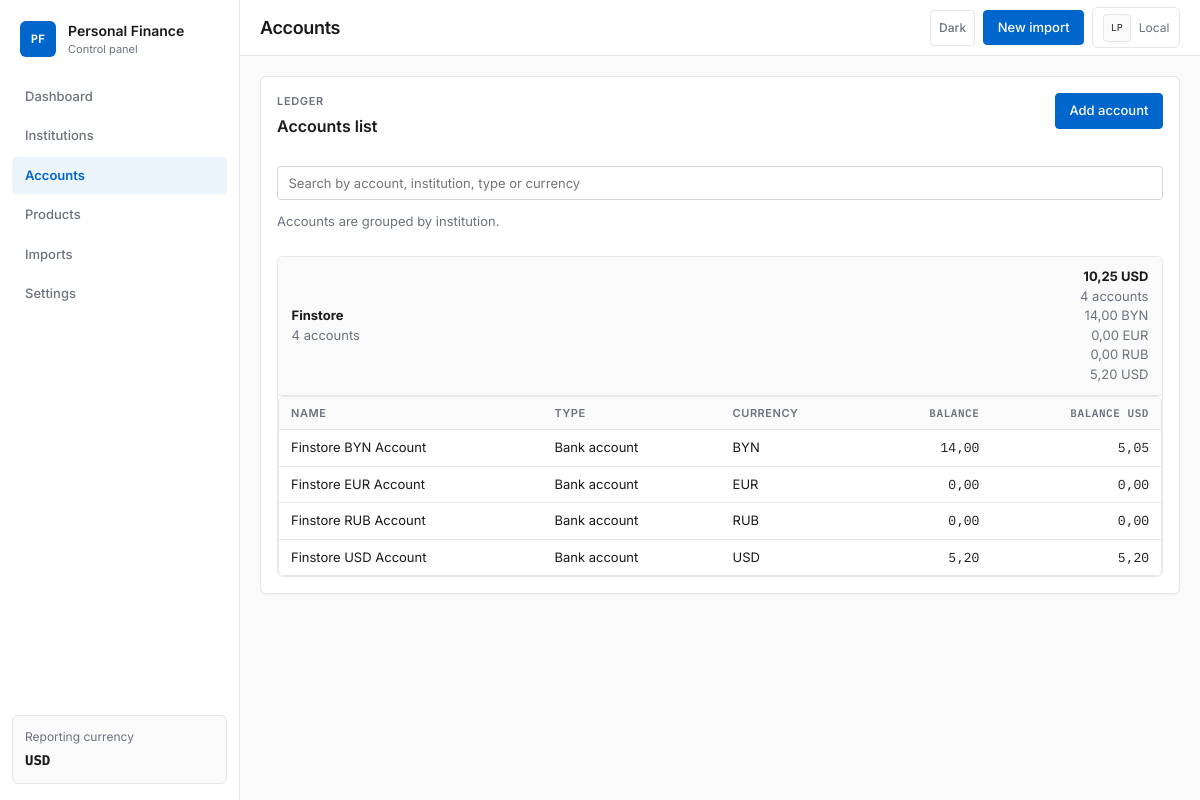
/accounts/, run on an earlier commit of the app's database.
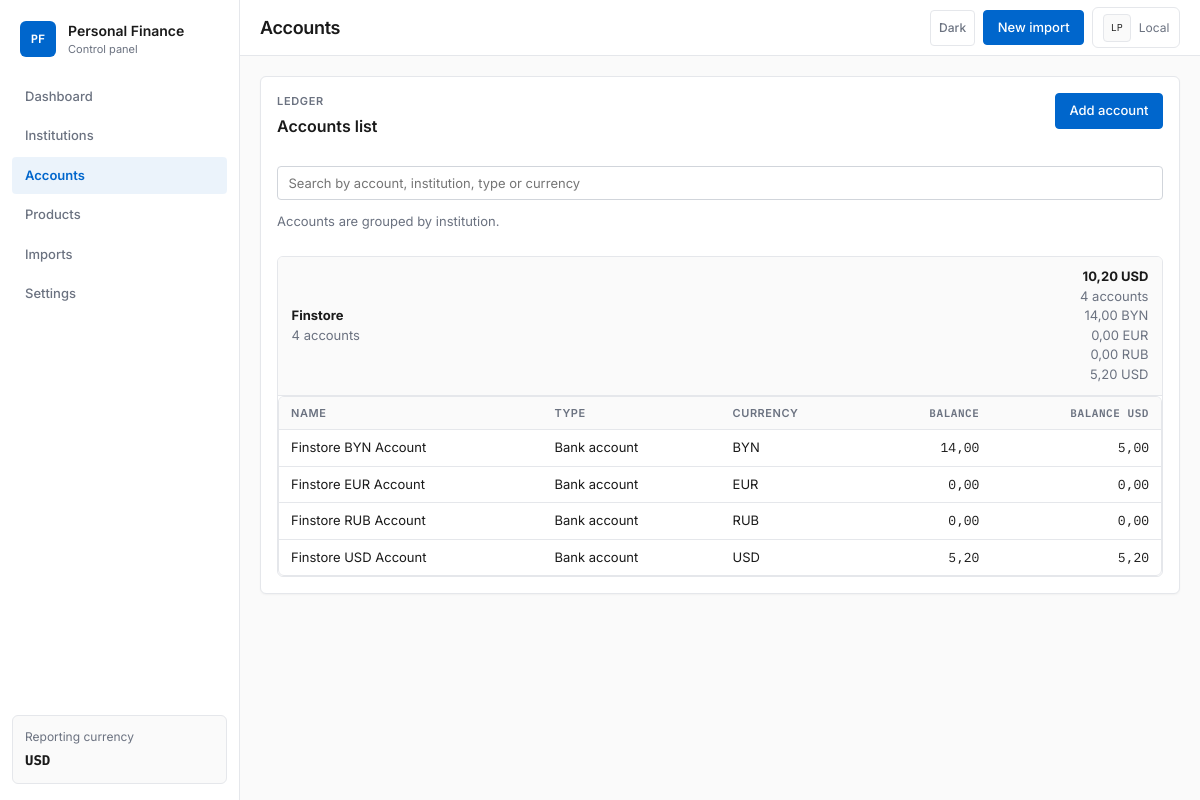
And on a later commit of the database.
### apps/institutions/models.py (models this page shows, shortened)
class FinancialInstitution(TimeStampedModel):
	class InstitutionType(models.TextChoices):
		BANK = 'bank', 'Bank'
		BROKER = 'broker', 'Broker'
		CRYPTO_EXCHANGE = 'crypto_exchange', 'Crypto exchange'
		INSURANCE = 'insurance', 'Insurance'
		OTHER = 'other', 'Other'
	name = models.CharField(max_length=255, unique=True)
	slug = models.SlugField(max_length=255, unique=True, blank=True)
	institution_type = models.CharField(max_length=32, choices=InstitutionType.choices, default=InstitutionType.BANK)
	country = models.CharField(max_length=2, default='BY')
	website = models.URLField(blank=True)
	base_currency = models.ForeignKey('common.Currency', null=True, blank=True, on_delete=models.SET_NULL, related_name='institutions')
	notes = models.TextField(blank=True)
	metadata = models.JSONField(default=dict, blank=True)
	is_active = models.BooleanField(default=True)
	class Meta:
		ordering = ['name']
		verbose_name = 'Financial institution'
		verbose_name_plural = 'Financial institutions'

### apps/accounts/models.py (models this page shows, shortened)
class Account(TimeStampedModel):
	class AccountType(models.TextChoices):
		CASH = 'cash', 'Cash'
		BANK = 'bank', 'Bank account'
		BROKERAGE = 'brokerage', 'Brokerage'
		DEPOSIT = 'deposit', 'Deposit'
		WALLET = 'wallet', 'Wallet'
		CARD = 'card', 'Card'
		OTHER = 'other', 'Other'
	institution = models.ForeignKey('institutions.FinancialInstitution', on_delete=models.CASCADE, related_name='accounts')
	name = models.CharField(max_length=255)
	account_type = models.CharField(max_length=32, choices=AccountType.choices, default=AccountType.OTHER)
	currency = models.ForeignKey('common.Currency', on_delete=models.PROTECT, related_name='accounts')
	external_id = models.CharField(max_length=128, blank=True)
	current_balance = models.DecimalField(max_digits=20, decimal_places=2, default=0)
	current_balance_usd = models.DecimalField(max_digits=20, decimal_places=2, default=0)
	metadata = models.JSONField(default=dict, blank=True)
	is_active = models.BooleanField(default=True)
	class Meta:
		ordering = ['name']
		constraints = [
			models.UniqueConstraint(
				fields=['institution', 'external_id'],
				condition=~Q(external_id=''),
				name='unique_account_external_id_per_institution',
			),
		]

### apps/common/models.py (models this page shows, shortened)
class TimeStampedModel(models.Model):
	created_at = models.DateTimeField(auto_now_add=True)
	updated_at = models.DateTimeField(auto_now=True)
	class Meta:
		abstract = True

class Currency(TimeStampedModel):
	code = models.CharField(max_length=3, unique=True)
	name = models.CharField(max_length=64)
	symbol = models.CharField(max_length=8, blank=True)
	usd_rate = models.DecimalField(max_digits=18, decimal_places=6, default=1)
	is_base = models.BooleanField(default=False)
	metadata = models.JSONField(default=dict, blank=True)
	class Meta:
		ordering = ['code']
		verbose_name = 'Currency'
		verbose_name_plural = 'Currencies'

### apps/accounts/views.py (the view, shortened to what this page needs)
# urls.py: path('', views.account_list, name='list'),
def account_list(request):
    query = request.GET.get('q', '').strip()
    accounts = Account.objects.select_related('institution', 'currency')
    ordered_accounts = accounts.order_by('institution__name', 'currency__code', 'name')
    context = {
        'account_groups': build_account_groups(ordered_accounts),
        'query': query,
    }
    template_name = 'accounts/partials/table.html' if request.headers.get('HX-Request') == 'true' else 'accounts/list.html'
    return render(request, template_name, context)

### apps/core/context_processors.py (called while the page is built)
def project_settings(request):
    return {
        'project_name': 'Personal Finance',
        'reporting_base_currency': settings.REPORTING_BASE_CURRENCY,
    }

### templates/accounts/list.html (shortened to what this page needs)
{% extends 'core/base.html' %}
{% block page_title %}Accounts{% endblock %}
{% block content %}
<section class="panel stack-md">
    <div class="panel-header">
        <div>
            <p class="eyebrow">Ledger</p>
            <h2>Accounts list</h2>
        </div>
        <a class="button" href="/admin/accounts/account/add/">Add account</a>
    </div>
    <form class="filter-bar" hx-get="{% url 'accounts:list' %}" hx-target="#account-table" hx-trigger="keyup changed delay:300ms from:#account-search">
        <input id="account-search" type="search" name="q" value="{{ query }}" placeholder="Search by account, institution, type or currency">
    </form>
    <p class="muted">Accounts are grouped by institution.</p>
    <div id="account-table">
        {% include 'accounts/partials/table.html' %}
    </div>
</section>
{% endblock %}

### templates/accounts/partials/table.html
{% for group in account_groups %}
    <details class="account-group" {% if forloop.first %}open{% endif %}>
        <summary>
            <div>
                <strong>{{ group.label }}</strong>
                <div class="muted">{{ group.accounts|length }} accounts</div>
            </div>
            <div class="text-right">
                {% include 'accounts/partials/group_summary_metrics.html' %}
            </div>
        </summary>
        <div class="table-wrap">
            <table class="data-table">
                <thead>
                    <tr>
                        <th>Name</th>
                        <th>Type</th>
                        <th>Currency</th>
                        <th class="text-right">Balance</th>
                        <th class="text-right">Balance USD</th>
                    </tr>
                </thead>
                <tbody>
                    {% for account in group.accounts %}
                        <tr>
                            <td>{{ account.name }}</td>
                            <td>{{ account.get_account_type_display }}</td>
                            <td>{{ account.currency.code }}</td>
                            <td class="text-right">{{ account.current_balance|floatformat:2 }}</td>
                            <td class="text-right">{{ account.current_balance_usd|floatformat:2 }}</td>
                        </tr>
                    {% endfor %}
                </tbody>
            </table>
        </div>
    </details>
{% empty %}
    <div class="empty-state">No accounts found.</div>
{% endfor %}

### templates/accounts/partials/group_summary_metrics.html
<strong>{{ group.total_balance_usd|floatformat:2 }} USD</strong>
<div class="muted">{{ group.accounts|length }} accounts</div>
{% for row in group.balances_by_currency %}
    <div class="muted">{{ row.balance|floatformat:2 }} {{ row.currency_code }}</div>
{% endfor %}

What changed in the data, as far as the page shows it:
computed for FinancialInstitution "Finstore": total_balance_usd "10,25" → "10,20"
changed Account "Finstore BYN Account": current_balance_usd "5,05" → "5,00"
